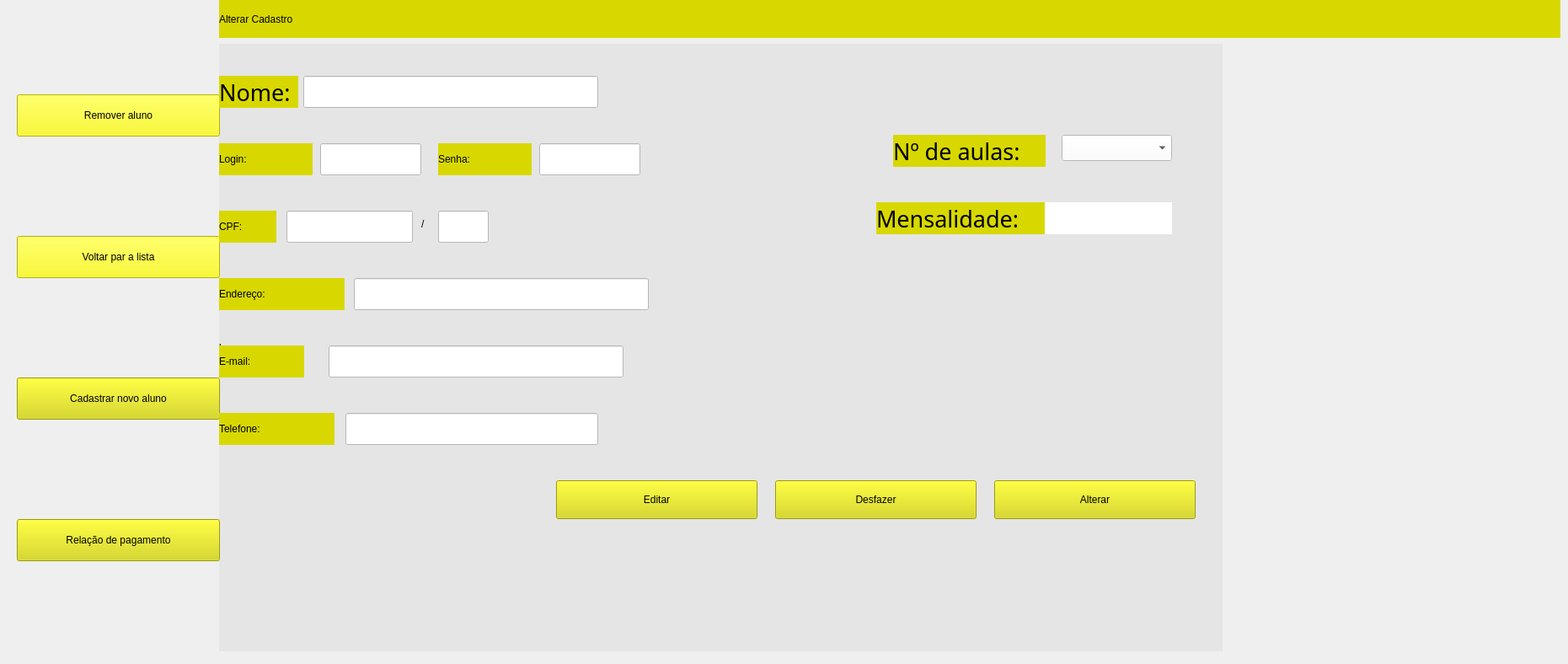
    <widget class="QWidget" name="page_5">
     <widget class="QWidget" name="layoutWidget">
      <property name="geometry">
       <rect>
        <x>20</x>
        <y>0</y>
        <width>241</width>
        <height>779</height>
       </rect>
      </property>
      <layout class="QVBoxLayout" name="Controles_6">
       <item>
        <widget class="QPushButton" name="Botao_Remover">
         <property name="minimumSize">
          <size>
           <width>0</width>
           <height>50</height>
          </size>
         </property>
         <property name="styleSheet">
          <string notr="true">font: 87 12pt &quot;Arial Black&quot;;
background-color: rgb(250, 250, 0);</string>
         </property>
         <property name="text">
          <string>Remover aluno</string>
         </property>
        </widget>
       </item>
       <item>
        <widget class="QPushButton" name="Botao_Voltar_4">
         <property name="minimumSize">
          <size>
           <width>0</width>
           <height>50</height>
          </size>
         </property>
         <property name="styleSheet">
          <string notr="true">font: 87 12pt &quot;Arial Black&quot;;
background-color: rgb(250, 250, 0);</string>
         </property>
         <property name="text">
          <string>Voltar par a lista</string>
         </property>
        </widget>
       </item>
       <item>
        <widget class="QPushButton" name="Botao_Cadastro_4">
         <property name="minimumSize">
          <size>
           <width>0</width>
           <height>50</height>
          </size>
         </property>
         <property name="styleSheet">
          <string notr="true">font: 87 12pt &quot;Arial Black&quot;;
background-color: rgb(216, 216, 0);</string>
         </property>
         <property name="text">
          <string>Cadastrar novo aluno</string>
         </property>
        </widget>
       </item>
       <item>
        <widget class="QPushButton" name="Botao_Relacao_3">
         <property name="minimumSize">
          <size>
           <width>0</width>
           <height>50</height>
          </size>
         </property>
         <property name="styleSheet">
          <string notr="true">font: 87 12pt &quot;Arial Black&quot;;
background-color: rgb(216, 216, 0);
</string>
         </property>
         <property name="text">
          <string>Relação de pagamento</string>
         </property>
        </widget>
       </item>
      </layout>
     </widget>
     <widget class="QLineEdit" name="Cod_Line_2">
      <property name="geometry">
       <rect>
        <x>380</x>
        <y>170</y>
        <width>120</width>
        <height>38</height>
       </rect>
      </property>
      <property name="sizePolicy">
       <sizepolicy hsizetype="Fixed" vsizetype="Fixed">
        <horstretch>0</horstretch>
        <verstretch>0</verstretch>
       </sizepolicy>
      </property>
      <property name="maximumSize">
       <size>
        <width>120</width>
        <height>38</height>
       </size>
      </property>
      <property name="styleSheet">
       <string notr="true">background-color: rgb(255, 255, 255);</string>
      </property>
     </widget>
     <widget class="QLineEdit" name="Endereco_Line_2">
      <property name="geometry">
       <rect>
        <x>420</x>
        <y>330</y>
        <width>350</width>
        <height>38</height>
       </rect>
      </property>
      <property name="sizePolicy">
       <sizepolicy hsizetype="Fixed" vsizetype="Fixed">
        <horstretch>0</horstretch>
        <verstretch>0</verstretch>
       </sizepolicy>
      </property>
      <property name="maximumSize">
       <size>
        <width>350</width>
        <height>38</height>
       </size>
      </property>
      <property name="styleSheet">
       <string notr="true">background-color: rgb(255, 255, 255);</string>
      </property>
     </widget>
     <widget class="QLabel" name="label_36">
      <property name="geometry">
       <rect>
        <x>260</x>
        <y>170</y>
        <width>111</width>
        <height>38</height>
       </rect>
      </property>
      <property name="sizePolicy">
       <sizepolicy hsizetype="Fixed" vsizetype="Fixed">
        <horstretch>0</horstretch>
        <verstretch>0</verstretch>
       </sizepolicy>
      </property>
      <property name="styleSheet">
       <string notr="true">font: 87 20pt &quot;Arial Black&quot;;
background-color: rgb(216, 216, 0);</string>
      </property>
      <property name="text">
       <string>Login:</string>
      </property>
     </widget>
     <widget class="QLabel" name="Cadastro_3">
      <property name="geometry">
       <rect>
        <x>260</x>
        <y>0</y>
        <width>1592</width>
        <height>45</height>
       </rect>
      </property>
      <property name="maximumSize">
       <size>
        <width>16777215</width>
        <height>45</height>
       </size>
      </property>
      <property name="styleSheet">
       <string notr="true">font: 87 24pt &quot;Arial Black&quot;;
background-color: rgb(216, 216, 0);</string>
      </property>
      <property name="text">
       <string>Alterar Cadastro</string>
      </property>
     </widget>
     <widget class="QLabel" name="label_35">
      <property name="geometry">
       <rect>
        <x>500</x>
        <y>250</y>
        <width>20</width>
        <height>31</height>
       </rect>
      </property>
      <property name="sizePolicy">
       <sizepolicy hsizetype="Fixed" vsizetype="Fixed">
        <horstretch>0</horstretch>
        <verstretch>0</verstretch>
       </sizepolicy>
      </property>
      <property name="styleSheet">
       <string notr="true">font: 87 20pt &quot;Arial Black&quot;;
background-color: rgb(229, 229, 229);</string>
      </property>
      <property name="text">
       <string>/</string>
      </property>
     </widget>
     <widget class="QLineEdit" name="CPF2_Line_2">
      <property name="geometry">
       <rect>
        <x>520</x>
        <y>250</y>
        <width>60</width>
        <height>38</height>
       </rect>
      </property>
      <property name="sizePolicy">
       <sizepolicy hsizetype="Preferred" vsizetype="Fixed">
        <horstretch>0</horstretch>
        <verstretch>0</verstretch>
       </sizepolicy>
      </property>
      <property name="maximumSize">
       <size>
        <width>60</width>
        <height>38</height>
       </size>
      </property>
      <property name="styleSheet">
       <string notr="true">background-color: rgb(255, 255, 255);</string>
      </property>
     </widget>
     <widget class="QLineEdit" name="CPF1_Line_2">
      <property name="geometry">
       <rect>
        <x>340</x>
        <y>250</y>
        <width>150</width>
        <height>38</height>
       </rect>
      </property>
      <property name="sizePolicy">
       <sizepolicy hsizetype="Fixed" vsizetype="Fixed">
        <horstretch>0</horstretch>
        <verstretch>0</verstretch>
       </sizepolicy>
      </property>
      <property name="maximumSize">
       <size>
        <width>150</width>
        <height>38</height>
       </size>
      </property>
      <property name="styleSheet">
       <string notr="true">background-color: rgb(255, 255, 255);</string>
      </property>
     </widget>
     <widget class="QLineEdit" name="Tel_Line_2">
      <property name="geometry">
       <rect>
        <x>410</x>
        <y>490</y>
        <width>300</width>
        <height>38</height>
       </rect>
      </property>
      <property name="sizePolicy">
       <sizepolicy hsizetype="Fixed" vsizetype="Fixed">
        <horstretch>0</horstretch>
        <verstretch>0</verstretch>
       </sizepolicy>
      </property>
      <property name="maximumSize">
       <size>
        <width>300</width>
        <height>38</height>
       </size>
      </property>
      <property name="styleSheet">
       <string notr="true">background-color: rgb(255, 255, 255);</string>
      </property>
     </widget>
     <widget class="QLabel" name="label_37">
      <property name="geometry">
       <rect>
        <x>260</x>
        <y>410</y>
        <width>101</width>
        <height>38</height>
       </rect>
      </property>
      <property name="sizePolicy">
       <sizepolicy hsizetype="Fixed" vsizetype="Fixed">
        <horstretch>0</horstretch>
        <verstretch>0</verstretch>
       </sizepolicy>
      </property>
      <property name="styleSheet">
       <string notr="true">font: 87 20pt &quot;Arial Black&quot;;
background-color: rgb(216, 216, 0);</string>
      </property>
      <property name="text">
       <string>E-mail:</string>
      </property>
     </widget>
     <widget class="QLabel" name="label_33">
      <property name="geometry">
       <rect>
        <x>260</x>
        <y>250</y>
        <width>68</width>
        <height>38</height>
       </rect>
      </property>
      <property name="sizePolicy">
       <sizepolicy hsizetype="Fixed" vsizetype="Fixed">
        <horstretch>0</horstretch>
        <verstretch>0</verstretch>
       </sizepolicy>
      </property>
      <property name="styleSheet">
       <string notr="true">font: 87 20pt &quot;Arial Black&quot;;
background-color: rgb(216, 216, 0);</string>
      </property>
      <property name="text">
       <string>CPF:</string>
      </property>
     </widget>
     <widget class="QLabel" name="label_40">
      <property name="geometry">
       <rect>
        <x>260</x>
        <y>330</y>
        <width>149</width>
        <height>38</height>
       </rect>
      </property>
      <property name="sizePolicy">
       <sizepolicy hsizetype="Fixed" vsizetype="Fixed">
        <horstretch>0</horstretch>
        <verstretch>0</verstretch>
       </sizepolicy>
      </property>
      <property name="styleSheet">
       <string notr="true">font: 87 20pt &quot;Arial Black&quot;;
background-color: rgb(216, 216, 0);</string>
      </property>
      <property name="text">
       <string>Endereço:</string>
      </property>
     </widget>
     <widget class="QLabel" name="Mes_Line_2">
      <property name="geometry">
       <rect>
        <x>260</x>
        <y>52</y>
        <width>1191</width>
        <height>721</height>
       </rect>
      </property>
      <property name="styleSheet">
       <string notr="true">background-color: rgb(229, 229, 229);</string>
      </property>
      <property name="text">
       <string>l</string>
      </property>
     </widget>
     <widget class="QLineEdit" name="Email_Line_2">
      <property name="geometry">
       <rect>
        <x>390</x>
        <y>410</y>
        <width>350</width>
        <height>38</height>
       </rect>
      </property>
      <property name="sizePolicy">
       <sizepolicy hsizetype="Fixed" vsizetype="Fixed">
        <horstretch>0</horstretch>
        <verstretch>0</verstretch>
       </sizepolicy>
      </property>
      <property name="maximumSize">
       <size>
        <width>350</width>
        <height>38</height>
       </size>
      </property>
      <property name="styleSheet">
       <string notr="true">background-color: rgb(255, 255, 255);</string>
      </property>
     </widget>
     <widget class="QLabel" name="Nome_Label_6">
      <property name="geometry">
       <rect>
        <x>260</x>
        <y>90</y>
        <width>94</width>
        <height>38</height>
       </rect>
      </property>
      <property name="sizePolicy">
       <sizepolicy hsizetype="Fixed" vsizetype="Fixed">
        <horstretch>0</horstretch>
        <verstretch>0</verstretch>
       </sizepolicy>
      </property>
      <property name="font">
       <font>
        <family>Arial Black</family>
        <pointsize>20</pointsize>
        <weight>10</weight>
        <italic>false</italic>
        <bold>false</bold>
       </font>
      </property>
      <property name="styleSheet">
       <string notr="true">font: 87 20pt &quot;Arial Black&quot;;
background-color: rgb(216, 216, 0);</string>
      </property>
      <property name="text">
       <string>Nome:</string>
      </property>
     </widget>
     <widget class="QLabel" name="label_34">
      <property name="geometry">
       <rect>
        <x>260</x>
        <y>490</y>
        <width>137</width>
        <height>38</height>
       </rect>
      </property>
      <property name="sizePolicy">
       <sizepolicy hsizetype="Fixed" vsizetype="Fixed">
        <horstretch>0</horstretch>
        <verstretch>0</verstretch>
       </sizepolicy>
      </property>
      <property name="styleSheet">
       <string notr="true">font: 87 20pt &quot;Arial Black&quot;;
background-color: rgb(216, 216, 0);</string>
      </property>
      <property name="text">
       <string>Telefone:</string>
      </property>
     </widget>
     <widget class="QLineEdit" name="Nome_Line_2">
      <property name="geometry">
       <rect>
        <x>360</x>
        <y>90</y>
        <width>350</width>
        <height>38</height>
       </rect>
      </property>
      <property name="sizePolicy">
       <sizepolicy hsizetype="Fixed" vsizetype="Maximum">
        <horstretch>0</horstretch>
        <verstretch>0</verstretch>
       </sizepolicy>
      </property>
      <property name="maximumSize">
       <size>
        <width>350</width>
        <height>38</height>
       </size>
      </property>
      <property name="styleSheet">
       <string notr="true">background-color: rgb(255, 255, 255);</string>
      </property>
     </widget>
     <widget class="QPushButton" name="Botao_Alterar">
      <property name="geometry">
       <rect>
        <x>1180</x>
        <y>570</y>
        <width>239</width>
        <height>46</height>
       </rect>
      </property>
      <property name="styleSheet">
       <string notr="true">font: 87 20pt &quot;Arial Black&quot;;
background-color: rgb(216, 216, 0);</string>
      </property>
      <property name="text">
       <string>Alterar</string>
      </property>
     </widget>
     <widget class="QPushButton" name="Botao_Desfazer">
      <property name="geometry">
       <rect>
        <x>920</x>
        <y>570</y>
        <width>239</width>
        <height>46</height>
       </rect>
      </property>
      <property name="styleSheet">
       <string notr="true">font: 87 20pt &quot;Arial Black&quot;;
background-color: rgb(216, 216, 0);</string>
      </property>
      <property name="text">
       <string>Desfazer</string>
      </property>
     </widget>
     <widget class="QLabel" name="Nome_Label_9">
      <property name="geometry">
       <rect>
        <x>1060</x>
        <y>160</y>
        <width>181</width>
        <height>38</height>
       </rect>
      </property>
      <property name="sizePolicy">
       <sizepolicy hsizetype="Fixed" vsizetype="Fixed">
        <horstretch>0</horstretch>
        <verstretch>0</verstretch>
       </sizepolicy>
      </property>
      <property name="font">
       <font>
        <family>Arial Black</family>
        <pointsize>20</pointsize>
        <weight>10</weight>
        <italic>false</italic>
        <bold>false</bold>
       </font>
      </property>
      <property name="styleSheet">
       <string notr="true">font: 87 20pt &quot;Arial Black&quot;;
background-color: rgb(216, 216, 0);</string>
      </property>
      <property name="text">
       <string>Nº de aulas:</string>
      </property>
     </widget>
     <widget class="QComboBox" name="Aulas_Box_2">
      <property name="geometry">
       <rect>
        <x>1260</x>
        <y>160</y>
        <width>131</width>
        <height>31</height>
       </rect>
      </property>
      <property name="styleSheet">
       <string notr="true">background-color: rgb(255, 255, 255);</string>
      </property>
      <item>
       <property name="text">
        <string/>
       </property>
      </item>
      <item>
       <property name="text">
        <string>1 Dia</string>
       </property>
      </item>
      <item>
       <property name="text">
        <string>2 Dias</string>
       </property>
      </item>
      <item>
       <property name="text">
        <string>3 Dias</string>
       </property>
      </item>
      <item>
       <property name="text">
        <string>Todos os dias</string>
       </property>
      </item>
     </widget>
     <widget class="QLabel" name="Nome_Label_12">
      <property name="geometry">
       <rect>
        <x>1040</x>
        <y>240</y>
        <width>201</width>
        <height>38</height>
       </rect>
      </property>
      <property name="sizePolicy">
       <sizepolicy hsizetype="Fixed" vsizetype="Fixed">
        <horstretch>0</horstretch>
        <verstretch>0</verstretch>
       </sizepolicy>
      </property>
      <property name="font">
       <font>
        <family>Arial Black</family>
        <pointsize>20</pointsize>
        <weight>10</weight>
        <italic>false</italic>
        <bold>false</bold>
       </font>
      </property>
      <property name="styleSheet">
       <string notr="true">font: 87 20pt &quot;Arial Black&quot;;
background-color: rgb(216, 216, 0);</string>
      </property>
      <property name="text">
       <string>Mensalidade:</string>
      </property>
     </widget>
     <widget class="QLabel" name="Mensalidade_2">
      <property name="geometry">
       <rect>
        <x>1240</x>
        <y>240</y>
        <width>151</width>
        <height>38</height>
       </rect>
      </property>
      <property name="sizePolicy">
       <sizepolicy hsizetype="Fixed" vsizetype="Fixed">
        <horstretch>0</horstretch>
        <verstretch>0</verstretch>
       </sizepolicy>
      </property>
      <property name="font">
       <font>
        <family>Arial</family>
        <pointsize>20</pointsize>
        <weight>10</weight>
        <italic>false</italic>
        <bold>false</bold>
       </font>
      </property>
      <property name="styleSheet">
       <string notr="true">font: 87 20pt &quot;Arial&quot;;
background-color: rgb(255, 255, 255);
</string>
      </property>
      <property name="text">
       <string/>
      </property>
     </widget>
     <widget class="QLabel" name="label_42">
      <property name="geometry">
       <rect>
        <x>520</x>
        <y>170</y>
        <width>111</width>
        <height>38</height>
       </rect>
      </property>
      <property name="sizePolicy">
       <sizepolicy hsizetype="Fixed" vsizetype="Fixed">
        <horstretch>0</horstretch>
        <verstretch>0</verstretch>
       </sizepolicy>
      </property>
      <property name="styleSheet">
       <string notr="true">font: 87 20pt &quot;Arial Black&quot;;
background-color: rgb(216, 216, 0);</string>
      </property>
      <property name="text">
       <string>Senha:</string>
      </property>
     </widget>
     <widget class="QLineEdit" name="Senha_Line_2">
      <property name="geometry">
       <rect>
        <x>640</x>
        <y>170</y>
        <width>120</width>
        <height>38</height>
       </rect>
      </property>
      <property name="sizePolicy">
       <sizepolicy hsizetype="Fixed" vsizetype="Fixed">
        <horstretch>0</horstretch>
        <verstretch>0</verstretch>
       </sizepolicy>
      </property>
      <property name="maximumSize">
       <size>
        <width>120</width>
        <height>38</height>
       </size>
      </property>
      <property name="styleSheet">
       <string notr="true">background-color: rgb(255, 255, 255);</string>
      </property>
     </widget>
     <widget class="QLabel" name="Mensagem_2">
      <property name="geometry">
       <rect>
        <x>1000</x>
        <y>400</y>
        <width>321</width>
        <height>38</height>
       </rect>
      </property>
      <property name="sizePolicy">
       <sizepolicy hsizetype="Fixed" vsizetype="Fixed">
        <horstretch>0</horstretch>
        <verstretch>0</verstretch>
       </sizepolicy>
      </property>
      <property name="styleSheet">
       <string notr="true">font: 87 20pt &quot;Arial Black&quot;;
color: rgb(170, 0, 0);
background-color: rgba(255, 255, 255, 0);</string>
      </property>
      <property name="text">
       <string/>
      </property>
     </widget>
     <widget class="QPushButton" name="Botao_Edit">
      <property name="geometry">
       <rect>
        <x>660</x>
        <y>570</y>
        <width>239</width>
        <height>46</height>
       </rect>
      </property>
      <property name="styleSheet">
       <string notr="true">font: 87 20pt &quot;Arial Black&quot;;
background-color: rgb(216, 216, 0);</string>
      </property>
      <property name="text">
       <string>Editar</string>
      </property>
     </widget>
     <zorder>Mes_Line_2</zorder>
     <zorder>layoutWidget</zorder>
     <zorder>Cod_Line_2</zorder>
     <zorder>Endereco_Line_2</zorder>
     <zorder>label_36</zorder>
     <zorder>Cadastro_3</zorder>
     <zorder>label_35</zorder>
     <zorder>CPF2_Line_2</zorder>
     <zorder>CPF1_Line_2</zorder>
     <zorder>Tel_Line_2</zorder>
     <zorder>label_37</zorder>
     <zorder>label_33</zorder>
     <zorder>label_40</zorder>
     <zorder>Email_Line_2</zorder>
     <zorder>Nome_Label_6</zorder>
     <zorder>label_34</zorder>
     <zorder>Nome_Line_2</zorder>
     <zorder>Botao_Alterar</zorder>
     <zorder>Botao_Desfazer</zorder>
     <zorder>Nome_Label_9</zorder>
     <zorder>Aulas_Box_2</zorder>
     <zorder>Nome_Label_12</zorder>
     <zorder>Mensalidade_2</zorder>
     <zorder>label_42</zorder>
     <zorder>Senha_Line_2</zorder>
     <zorder>Mensagem_2</zorder>
     <zorder>Botao_Edit</zorder>
    </widget>
